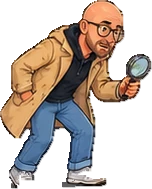
#> input picture dtour/img/enq_pf_fouille.webp, 152 x 189 px, given as the content of the folder img/enq_pf_fouille.webp, which was not available
$ python reparer_sprites.py img/enq_pf_fouille.webp
#> lines starting #> are read from the running program, lines starting #| are printed output that depends on the picture; after the words box and inside, x2 and y2 are one past the last pixel; in counts of white or black regions, pixels touching at a corner belong together; pictures that were not available may be replaced by others from this repository, and a replacement may not be noted
#!/usr/bin/env python3
"""Répare deux défauts de découpage sur les sprites de PERSONNAGES.

1. LES FRAGMENTS. Plusieurs sprites embarquent un morceau de la pose
   voisine de la planche : `bar_francky_verse` contient un Francky
   ENTIER en plus du bon, `shake` et `dose` une bande verticale. En jeu
   on voit deux barmans côte à côte, et un bout de comptoir avec eux.
   On ne garde que la plus grosse composante connexe, puis on RECENTRE
   la figure dans son canevas — sans toucher aux dimensions, sinon
   l'échelle à l'écran changerait : le rendu déduit la largeur du
   rapport de l'image.

2. LES TROUS. Le détourage a pris les motifs clairs des vêtements pour
   du fond : chemise à fleurs de Tristan, imprimé du t-shirt de Teo,
   jupe de Mathilde. Mesuré : jusqu'à 9 000 pixels troués sur un seul
   sprite, visibles en jeu comme des morceaux manquants.

   Bonne nouvelle mesurée avant de corriger : le détourage n'a effacé
   que l'ALPHA, la couleur est restée dessous — RGB moyen (164,159,156)
   dans les trous contre (166,140,128) sur le corps. Remettre l'alpha
   suffit donc, sans rien réinventer. Seuls les pixels restés noirs ou
   magenta (8 % et 1 %) sont repeints depuis leur voisin opaque.

Ne s'applique QU'AUX personnages. Un objet a le droit d'avoir des trous
et plusieurs morceaux : l'anneau de rechargement est un anneau, un impact
de pierre est un éclat de gravats.
"""
import sys, pathlib
import numpy as np
from PIL import Image
from scipy import ndimage

# les familles de personnages, par préfixe de nom de fichier
PERSONNAGES = ("bar_", "pers_", "assis_", "enn_", "ruel_", "h_", "face_",
               "hortense", "duo_", "pierre_", "thibaut_", "enq_")
FRAG_MIN = 300        # en dessous, c'est du bruit de bord, pas un fragment
# 80 et non 25. Le bruit de réencodage WebP produit des taches allant
# jusqu'à 35 px : à 25, chaque passe de réparation en corrigeait une et en
# créait une autre, indéfiniment. Les vrais défauts, eux, faisaient de 700
# à 9 000 px. Le seuil doit être posé LOIN du bruit, pas à sa limite.
TACHE_MIN = 80


def est_personnage(nom):
    return any(nom.startswith(p) for p in PERSONNAGES)


def trous_fautifs(a, vis):
    """Les trous à reboucher, et EUX SEULS.

    Tout pixel transparent enclos n'est pas un défaut. Entre deux verres
    à shot alignés, entre un bras et un buste, la transparence est
    voulue — et la couleur dessous est celle du fond de la planche, donc
    noire après despill ou franchement magenta.

    Le défaut du détourage, lui, laisse une couleur de CORPS sous un
    alpha effacé : c'est ce qui a permis de réparer 219 sprites sans rien
    redessiner. C'est donc la couleur qui tranche, pas la taille — un vrai
    trou de 4 000 px (la jupe de Mathilde) et une vraie transparence de
    700 px (la rangée de shots de Jojo) ne se distinguent pas autrement.
    """
    plein = ndimage.binary_fill_holes(vis)
    enclos = plein & ~vis
    if not enclos.any():
        return enclos & False
    r, g, b = a[..., 0], a[..., 1], a[..., 2]
    fond = ((r < 30) & (g < 30) & (b < 30)) | ((np.minimum(r, b) - g) > 40)
    mauvais = enclos & ~fond
    # SEUIL D'AIRE, et il n'est pas cosmétique : le WebP est compressé
    # avec perte, y compris SOUS les pixels transparents. Un pixel classé
    # « fond » avant enregistrement ne l'est plus après relecture, et le
    # contrôle restait rouge à un ou deux pixels près indéfiniment, chaque
    # réparation en créant de nouveaux. On ne traite donc que les taches
    # d'une taille VISIBLE : en dessous, c'est du bruit d'encodage.
    lab, n = ndimage.label(mauvais)
    if n:
        tailles = ndimage.sum(mauvais, lab, range(1, n + 1))
        garder = np.zeros(n + 1, dtype=bool)
        garder[1:] = tailles >= TACHE_MIN
        mauvais = garder[lab]
    return mauvais


def reparer(chemin):
    im = Image.open(chemin).convert("RGBA")
#> im is the input picture: PIL image 152x189 RGBA; mean R, G, B, A 111.4, 92.7, 80.1, 127.7
    a = np.asarray(im).astype(np.int16).copy()
    al = a[..., 3]
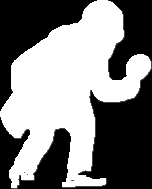
#> al: shape (189, 152) int16; min 0, max 255, mean 127.7
    vis = al > 40
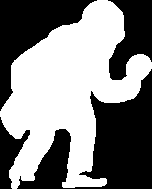
#> vis: shape (189, 152) bool; 50.9% white; 4 black regions, box (x1, y1, x2, y2) and area: (17, 69, 152, 189) 7040, (0, 0, 97, 111) 3919, (108, 0, 152, 80) 2191, (0, 117, 30, 189) 949
    if not vis.any():
        return None

    lab, n = ndimage.label(vis)
#> n = 1
    tailles = ndimage.sum(vis, lab, range(1, n + 1))
#> tailles = [14629]
    principal = int(np.argmax(tailles)) + 1
#> principal = 1
    frags = (lab != principal) & (lab != 0) & vis
#> frags: shape (189, 152) bool; every value is 0
    aire_frag = int(frags.sum())
#> aire_frag = 0
    fragments = int(((tailles > FRAG_MIN) & (tailles < tailles.max())).sum())
#> fragments = 0

    # --- 1. effacer les fragments ---
    if fragments:
        a[frags] = 0
        vis = (lab == principal)

    # --- 2. reboucher les trous : l'alpha, pas la couleur ---
    # Il faut ITÉRER : reboucher un trou change la silhouette, et de
    # nouveaux pixels se retrouvent enclos sur son bord — un ou deux à
    # chaque passe. Sans boucle, le contrôle restait rouge à un pixel
    # près après chaque réparation, indéfiniment.
    n_trous = 0
    for _ in range(6):
        trous = trous_fautifs(a, vis)
        if not trous.any():
            break
        n_trous += int(trous.sum())
        a[..., 3][trous] = 255
        vis = vis | trous
#> after the loop, n_trous = 0

    # --- 3. recentrer horizontalement si un fragment est parti ---
    decale = 0
    if fragments:
        ys, xs = np.nonzero(vis)
        centre = (xs.min() + xs.max()) / 2
        decale = int(round(a.shape[1] / 2 - centre))
        if decale:
            a = np.roll(a, decale, axis=1)
            # ce qui sort d'un côté ne doit pas rentrer de l'autre
            if decale > 0: a[:, :decale] = 0
            else: a[:, decale:] = 0

    # ÉCRITURE ATOMIQUE. Écrire directement dans le fichier final le
    # laisse tronqué si le processus est interrompu — c'est arrivé DEUX
    # FOIS, tuant un sprite chaque fois, parce que ce script met plus de
    # deux minutes sur les 530 images. On écrit à côté, puis on remplace :
    # une interruption laisse alors l'original intact.
    tmp = chemin.with_suffix(".webp.tmp")
    Image.fromarray(a.astype(np.uint8), "RGBA").save(
        tmp, "WEBP", quality=95, method=6)
    tmp.replace(chemin)
    return fragments, aire_frag, n_trous, decale


# [49 lines left out: function verifier, not called in this run]


def main(racine):
    racine = pathlib.Path(racine)
    total = corriges = 0
    rapport = []
    for p in sorted(racine.rglob("*.webp")):
        if not est_personnage(p.stem):
            continue
        total += 1
        r = reparer(p)
#> r = (0, 0, 0, 0)
        if not r:
            continue
        frag, aire, trous, dec = r
#> frag = 0; aire = 0; trous = 0; dec = 0
        if frag or trous:
            corriges += 1
            rapport.append((str(p.relative_to(racine)), frag, aire, trous, dec))
    rapport.sort(key=lambda x: -(x[2] + x[3]))
    print(f"{'fichier':38s} {'frag':>5s} {'aire':>7s} {'trous':>7s} {'décal':>6s}")
    for f, frag, aire, trous, dec in rapport[:25]:
        print(f"{f:38s} {frag:5d} {aire:7d} {trous:7d} {dec:6d}")
    print(f"\n{corriges} sprites réparés sur {total} sprites de personnage")


if __name__ == "__main__":
    if "--verifier" in sys.argv:
        verifier(sys.argv[1])
    else:
        main(sys.argv[1])

$ run again, on dtour/img/enq_pf_splat.webp
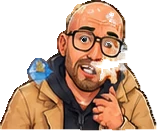
#> input picture dtour/img/enq_pf_splat.webp, 157 x 131 px, given as the content of the folder img/enq_pf_splat.webp, which was not available
#> in reparer, im is the input picture: PIL image 157x131 RGBA; mean R, G, B, A 142.8, 108.1, 88.7, 152.1
#> in reparer, `vis = al > 40`:
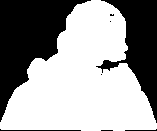
#> vis: shape (131, 157) bool; 60.6% white; 8 black regions (4 under 20 px), largest, box (x1, y1, x2, y2) and area: (0, 0, 91, 122) 4853, (96, 0, 157, 123) 3111, (0, 129, 81, 131) 82, (125, 129, 157, 131) 33
#> in reparer, `lab, n = ndimage.label(vis)`: n = 1
#> in reparer, `tailles = ndimage.sum(vis, lab, range(1, n + 1))`: tailles = [12467]
#> principal = 1
#> frags: shape (131, 157) bool; every value is 0
#> aire_frag = 0
#> the loop in reparer, `for _ in range(6):` made 1 pass
#> (n in trous_fautifs, tailles in trous_fautifs) on pass 1: (3, [7, 1, 1])
#> pass 1, in trous_fautifs, `r, g, b = a[..., 0], a[..., 1], a[..., 2]`:
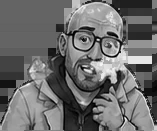
#> g: shape (131, 157) int16; min 0, max 252, mean 108.1
#> in main, `r = reparer(p)`: r = (0, 0, 0, 0)
#> frag = 0
